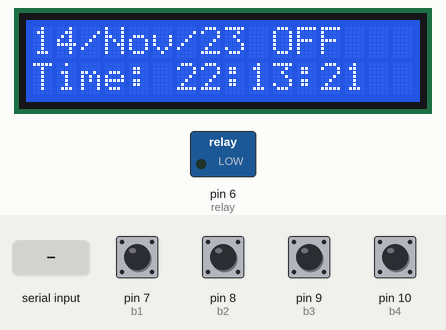
The sketch below on a simulated Arduino Uno, built with avr-gcc and run on an emulated ATmega328P. On the bench: 16×2 character LCD, switched loads named in the sketch (green lamp = pin HIGH). The inputs (shaded band) are chosen by the test bench; at power-on: pin 7 (b1), pin 8 (b2), pin 9 (b3), pin 10 (b4) HIGH. The local clock reads 2024-03-15 10:24:30 at power-on unless the sketch sets it; what the sketch prints to the serial monitor is not drawn.

Above: at 1.4 s.
1.5 s: pin 10 (b4) pulled LOW for 0.15 s
At 2.4 s:
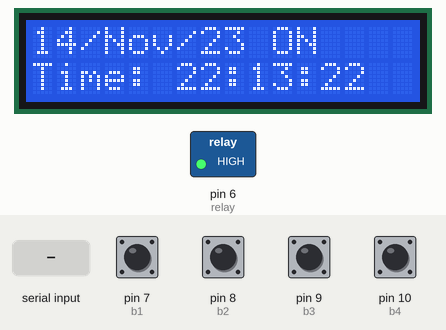
4.6 s: pin 9 (b3) pulled LOW for 0.15 s
At 5.6 s:
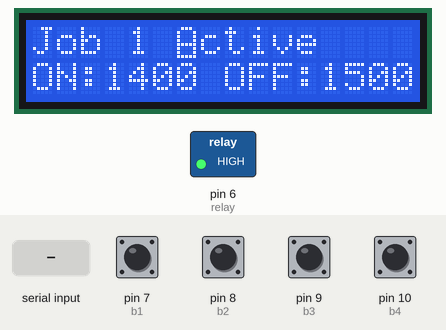
6.2 s: "on\n" received over Serial
At 7.0 s:
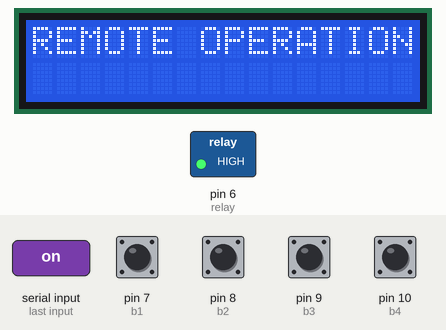
9.2 s: "off\n" received over Serial
At 9.6 s:
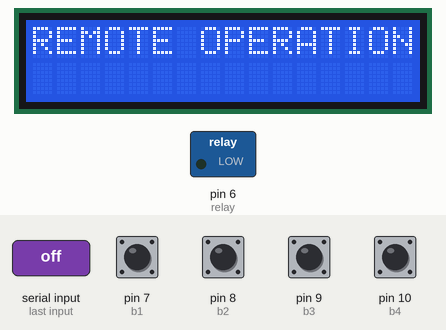
Timing chart, 0 to 12.2 s (numbered marks = the images above; inputs shaded):
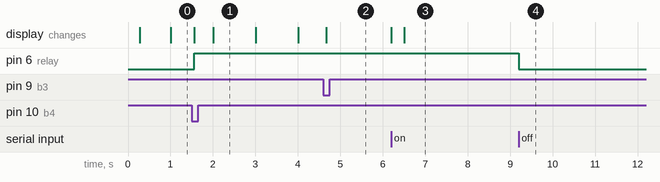

The sketch:

AdvancedRequirements.ino
```cpp
#include <TimeLib.h>
#include <LiquidCrystal.h>
#include <DS1307RTC.h>
#include <ezButton.h>

/*
 * CONSTANTS
 */

//relay output on pin D6
const int relay = 6;

//Strings to indicate if job is working or not
const String jobStatus[2] = {
  "Inactive", "Active  "
  };


//names of months for displaying
const char *monthName[12] = {
  "Jan", "Feb", "Mar", "Apr", "May", "Jun",
  "Jul", "Aug", "Sep", "Oct", "Nov", "Dec"
};

//mode names
const String modes[3] = {
  "OFF  ", "ON   ", "TIMED"
};

//location of the cursor on screen when editing job aspects
const byte locations[7][2] = {
  {6, 0}, //active/inactive
  {4, 1}, //on hour
  {5, 1}, //on 10 min
  {6, 1}, //on min
  {13, 1},//off hour
  {14, 1},//off 10 min
  {15, 1} //off min
};

//pins for lcd
const int rs = 12, en = 11, d4 = 5, d5 = 4, d6 = 3, d7 = 2;

//lcd obj
LiquidCrystal lcd(rs, en, d4, d5, d6, d7);

//init time structure for RTC
tmElements_t tm;

//init EzButton objects
ezButton b1(7);
ezButton b2(8);
ezButton b3(9);
ezButton b4(10);

//package buttons into an array
ezButton buttons[4] = {b1, b2, b3, b4};

/*
 * VARIABLES
 */

//unix time of previous timer checking
//limits cheching if relay should be on to once per second
long previousTime = 0;

//i is for loops
//mode is 0->off, 1->on, 2->timed
//menu is 0->default time display 1,2,3 -> job displays
int i, mode = 0, menu = 0;

//determines which job paramater is currently being edited
byte editing = 0;

//time pairs [on time, off time, active/inactive]
int pairs[3][3] = {
  {
    1400, 1500, 1
  },
  {
    1401, 1501, 0
  },
  {
    1402, 1502, 1
  }
};

//decides if plug should be on at this time
bool scheduled = false;

//used so menus aren't updated during editing
//equivalent to a 'screen refresh' tag
bool newMenu = true;

//for remote control
String serial_in;
bool remote = false;
/*
 * Controls updating behaviour of plug based on mode value
 * Mode is global so it doesn't need to be passed through
 */
void toggle(){
    //cycle mode between 0, 1, 2
    if(mode < 2){
      mode++;
    }
    else{
      mode = 0;
    }
    writeRelay();
}
void writeRelay(){
  switch (mode){
      case 0://off
        digitalWrite(relay, LOW);
        break;
      case 1://on
        digitalWrite(relay, HIGH);
        break;
      case 2://timed
        //logic is managed in main loop
        break;
      default: //if something goes wrong
        Serial.println("MODE ERROR: Mode value set to " + String(mode));
        //reset mode to off for safety
        mode = 0;
      }
}


/*
 * Changes the times and status of jobs
 * @param job:int     the job that is being changed [0-2]
 * @param value:byte  the component of the job being changed [0-6]
 *                    (indicated beside respective case statements)
 */
void edit(int job, byte value){
  int *thisJob = pairs[job];
  switch (value){
    case 0://changing whether job is activated or not
      thisJob[2] = 1 - thisJob[2];//flips the integer between 0 and 1
      break;
    case 1://changing ON hour
      if(thisJob[0] >= 2300){ //if on 23 hours
        thisJob[0] -= 2300; //bring to 00 hours
      }else{
        thisJob[0] += 100;
      }
      break;
    case 2: //changing ON 10m
      if(thisJob[0] % 100 >=50){ //if at 50 mins
        thisJob[0] -= 50; //back to XX0X
      }else{
        thisJob[0] += 10;
      }
      break;
    case 3: //changing ON m
      if(thisJob[0] % 10 == 9){ //if at XXX9 hours
        thisJob[0] -= 9; //back to XXX0
      }else{
        thisJob[0]++;
      }
      break;
    case 4: //changing OFF hour
      if(thisJob[1] >= 2300){ //if on 23 hours
        thisJob[1] -= 2300; //bring to 00 hours
      }else{
        thisJob[1] += 100;
      }
      break;
    case 5: //changing OFF 10m
      if(thisJob[1] % 100 >=50){ //if at 50 mins
        thisJob[1] -= 50; //back to XX0X
      }else{
        thisJob[1] += 10;
      }
      break;
    case 6: //changing OFF m
      if(thisJob[1] % 10 == 9){ //if at XXX9 hours
        thisJob[1] -= 9; //back to XXX0
      }else{
        thisJob[1]++;
      }
      break;
  }

  //failsafe as overnight jobs wont work with this version
  //if off time is before on time, force job to be inactive
  if(thisJob[1] < thisJob[0]){
    thisJob[2] = 0;
  }
}

//used to configure the RTC chip to time on computer during setup
bool getTime(const char *str)
{
  int Hour, Min, Sec;

  if (sscanf(str, "%d:%d:%d", &Hour, &Min, &Sec) != 3) return false;
  tm.Hour = Hour;
  tm.Minute = Min;
  tm.Second = Sec;
  return true;
}
//same but for date
bool getDate(const char *str)
{
  char Month[12];
  int Day, Year;
  uint8_t monthIndex;

  if (sscanf(str, "%s %d %d", Month, &Day, &Year) != 3) return false;
  for (monthIndex = 0; monthIndex < 12; monthIndex++) {
    if (strcmp(Month, monthName[monthIndex]) == 0) break;
  }
  if (monthIndex >= 12) return false;
  tm.Day = Day;
  tm.Month = monthIndex + 1;
  tm.Year = CalendarYrToTm(Year);
  return true;
}
/*
 * Put a 0 in front of 2 digit numbers less than 10
 * @param number:int the number intended to be 2 digits long [0-99]
 *
 * @return String representing number in 2 digits
 */
String show2digits(int number) {
  if (number >= 0 && number < 10) {
    return "0" + String(number);
  }
  //no change
  return String(number);
}
/*
 * Put leading zeros before 4 digit numbers less than 1000
 * @param number:int number intended to be 4 digits long [0-9999]
 *                ->will not be more than 2359 in this application
 *
 * @return String reresenting number in 4 digits
 */
String show4digits(int number) {
  byte left = number / 100; //left 2 digits of a 4-digit decimal
  byte right = number % 100;//right 2 digits of a 4-digit decimal
  return show2digits(left) + show2digits(right);
}

/*
 * Setup function of Arduino
 * Called on startup of the chip
 */

void setup() {

  //configure RTC with date and time
  bool parse=false;
  bool config=false;
  // get the date and time the compiler was run
  if (getDate(__DATE__) && getTime(__TIME__)) {
    parse = true;
    // and configure the RTC with this info
    if (RTC.write(tm)) {
      config = true;
    }
  }

  //set debounce time for all buttons
  for(i = 0; i < 4; i++){
    buttons[i].setDebounceTime(50);
  }

  //init previous time
  previousTime = RTC.get();

  //init lcd
  lcd.begin(16, 2);
  lcd.cursor();
  //init relay pin
  pinMode(relay, OUTPUT);

  //init Serial communication
  Serial.begin(9600);

  while (!Serial) ; // wait for Arduino Serial Monitor
  delay(200);

  //If RTC configured correctly, indicate on Serial Monitor
  if (parse && config) {
    Serial.print("DS1307 configured Time=");
    Serial.print(__TIME__);
    Serial.print(", Date=");
    Serial.println(__DATE__);
  } else if (parse) {
    Serial.println("DS1307 Communication Error :-{");
    Serial.println("Please check your circuitry");
  } else {
    Serial.print("Could not parse info from the compiler, Time=\"");
    Serial.print(__TIME__);
    Serial.print("\", Date=\"");
    Serial.print(__DATE__);
    Serial.println("\"");
  }
}

//reads time from RTC, displays on lcd
void displayTime(){

  //display mode
  lcd.setCursor(10, 0);
  lcd.print(modes[mode]);

  //get structured time from RTC
  RTC.read(tm);


  //display date and time on screen
  lcd.setCursor(0, 0);
  lcd.print(tm.Day);
  lcd.print("/");
  lcd.print(monthName[tm.Month - 1]);
  lcd.print("/");
  // tm.Year gives years since 1970, this is more efficient than getting a two digit value by calculating the actual year and then string manipulation
  lcd.print(tm.Year - 30);
  //show time placeholder
  lcd.setCursor(0, 1);
  lcd.print("Time: ");
  //show time
  lcd.setCursor(6, 1);
  lcd.print(show2digits(tm.Hour) + ":" + show2digits(tm.Minute) + ":" + show2digits(tm.Second));


  //display current mode
  lcd.setCursor(10, 0);
  lcd.print(modes[mode]);

  newMenu = false;
}

/*
 * Displays screen for job editing mode
 *
 * @param job:int the index of the job being displayed in the pairs[] array
 */
void displayJob(int job){
   lcd.setCursor(0, 0);
   lcd.print("Job " + String(job + 1) + " "); //6 chars
   lcd.print(jobStatus[pairs[job][2]]);
   lcd.setCursor(0, 1);
   lcd.print("ON:" + show4digits(pairs[job][0]) + " OFF:" + show4digits(pairs[job][1]));

   //get the location of the job aspect being edited on the screen
   lcd.setCursor(locations[editing][0], locations[editing][1]);
   newMenu = false;
}

/*
 * Loop function of Arduino
 * Called repeatedly while chip is powered on
 */
void loop() {
  if(remote){
    lcd.setCursor(0, 0);
    lcd.print("REMOTE OPERATION");
    return;
  }


  //Update the 4 buttons
  for(i = 0; i < 4; i++){
    buttons[i].loop();
  }

  //change job aspect which is currently selected
  //menu - 1 is the job in question
  //editing is which value is being incremented
  if(buttons[0].isPressed()){
    edit(menu - 1, editing);
    newMenu = true;
  }

  //cycle through which job aspect is selected for editing
  //max value is 6
  if( buttons[1].isPressed() ) {
    if(editing < 6){
      editing++;
    }else{
      editing = 0;
    }
    newMenu = true;
  }

   //switches between menu screens
   if(buttons[2].isPressed()){
    lcd.clear();
    if(menu < 3){
      menu++;
    }else{
      menu = 0;
    }
    newMenu = true;
  }

  //toggle button cycles through mode (3 possible values)
  //on-off-timed changer
  if(buttons[3].isPressed()){
    toggle();
  }

   /*
    * Screen logic
    * 0 is default screen. Shows date, mode, time
    * 1-3 are jobs
    * TODO: potentially add time editing menu
    */
   if(menu == 0){
      lcd.noCursor();
      displayTime();
   }else if (newMenu){
      lcd.cursor();
      displayJob(menu - 1);
   }

  //called every second when mode is timed (2)
  //this is more efficient, stops looping through every job every cycle
  if(RTC.get() > previousTime && mode == 2){
    int currentTime = tm.Hour * 100 + tm.Minute; //comparison variable formatted like this so it's easier to set and store alarms
    scheduled = false; //if this is true, then the plug should be on if timed
    //sizeof returns mem usage of a variable. Array size/element size is number of elements in array
    for(i = 0; i < sizeof(pairs)/sizeof(pairs[0]); i++){ //for each time pair
      //if the current time is within the schedule pairs, and the said time is activated
      //TODO: invert comparisons if off time is before on time (overnight jobs)
      if(currentTime >= pairs[i][0] && currentTime < pairs[i][1] && pairs[i][2] == 1){
        scheduled = true;
        break;
        }
      }
      //write to relay whether it is supposed to be on at this time or not
      digitalWrite(relay, scheduled);
      //reset previousTime()
      previousTime = RTC.get();
   }

}

void serialEvent(){
    serial_in = Serial.readStringUntil('\n');

    if (serial_in == "on") {
      mode = 1;

    }else if (serial_in == "off") {
      mode = 0;
    }
    writeRelay();
    lcd.clear();
    remote = true;
}
```

Measured:
- after the input at 1.5 s, pin 6 (relay): LOW → HIGH after 0.06 s; the display: first changes after 0.06 s (image 1 shows a later state)
- after the input at 4.6 s, the display: changes after 0.07 s (image 2)
- after the input at 6.2 s, the display: first changes at once (image 3 shows a later state)
- after the input at 9.2 s, pin 6 (relay): HIGH → LOW at once
- what the display in image 1 shows lasts 1.0 s, from 2.0 s to 3.0 s
